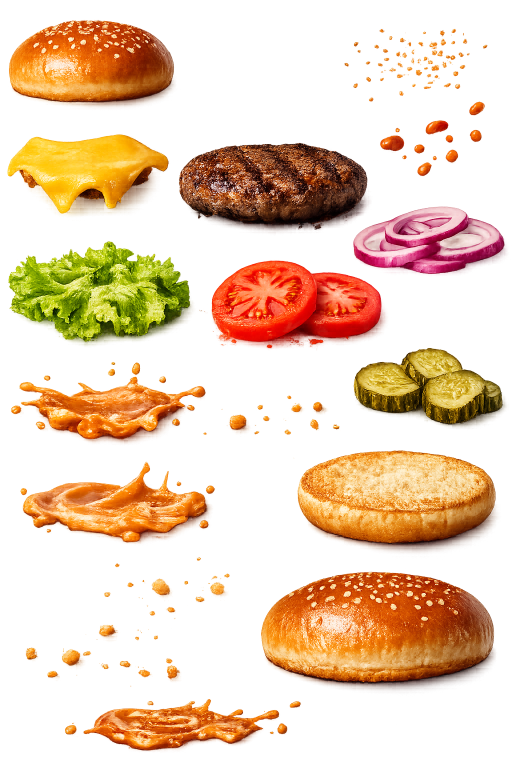
#> input picture apps/hevo.png, 1024 x 1536 px (shown at 1/2 size)
$ python extract-burger-sprites.py
#> lines starting #> are read from the running program, lines starting #| are printed output that depends on the picture; after the words box and inside, x2 and y2 are one past the last pixel; in counts of white or black regions, pixels touching at a corner belong together
"""
Extract the hero burger's ingredient layers from the supplied sprite sheet.

`apps/hevo.png` already ships a clean per-ingredient alpha matte — 62% of the sheet is fully
transparent — so this does no colour keying. It labels the connected regions of that matte, crops
each one, and writes an isolated WebP per ingredient.

Two details that matter:

* Each crop is masked to **its own** component before saving. Bounding boxes overlap on this sheet
  (the tomato's box clips the onion's), so cropping the rectangle alone would drag a slice of the
  neighbour into the layer.

* RGB is bled outward under the transparent margin. WebP stores colour and alpha separately and the
  browser filters them together when scaling, so leaving the sheet's orange backdrop sitting in the
  transparent pixels would ring every edge with an orange halo the moment the layer is resized.

Run: python tools/extract-burger-sprites.py
"""

from __future__ import annotations

import sys
from pathlib import Path

import numpy as np
from PIL import Image
from scipy import ndimage

ROOT = Path(__file__).resolve().parent.parent
SHEET = ROOT / "apps" / "hevo.png"
OUT = ROOT / "apps" / "web" / "public" / "generated" / "burger"

# Alpha below this is treated as background when labelling. Low enough to keep soft edges, high
# enough that compression noise in the matte does not fuse neighbouring ingredients into one blob.
ALPHA_FLOOR = 24
PAD = 3

# Ingredients that are a single object: identified by a point that falls inside them.
# Picking by seed point rather than by component index keeps this readable and survives a re-label.
SINGLE: dict[str, tuple[int, int]] = {
    "top-bun": (756, 1260),  # the large domed sesame bun, bottom right
    "bottom-bun": (794, 1002),  # the toasted cut face, mid right
    "patty": (548, 373),
    "cheese": (175, 349),
    "lettuce": (200, 586),
    "tomato": (597, 609),
    "onion": (859, 481),
    "pickles": (859, 775),
    "sauce": (233, 1005),  # thickest of the three splashes on the sheet
}

# Scattered particles: every small component inside the region becomes one layer.
CLUSTERS: dict[str, tuple[int, int, int, int]] = {
    "sesame": (660, 20, 1000, 195),
    "crumbs": (10, 1130, 500, 1390),
}
CLUSTER_MAX_AREA = 5000
CLUSTER_MIN_AREA = 8


def bleed(rgb: np.ndarray, alpha: np.ndarray) -> np.ndarray:
    """Replace colour in transparent pixels with the nearest visible colour."""
    solid = alpha > 0
    if not solid.any():
        return rgb
    # Distance transform over the *hole* gives, for every empty pixel, the index of the closest
    # filled one — one pass, no iterative dilation.
    _, (iy, ix) = ndimage.distance_transform_edt(~solid, return_indices=True)
    return rgb[iy, ix]


def save(name: str, rgba: np.ndarray) -> None:
    alpha = rgba[..., 3]
    ys, xs = np.nonzero(alpha > 0)
    if len(ys) == 0:
        print(f"  ! {name}: empty, skipped")
        return

    # Trim to the visible content, then re-pad. Alignment is preserved by the component's position
    # being recorded separately — the animation positions layers by percentage, not by sheet coords.
    y0, y1 = max(0, ys.min() - PAD), min(rgba.shape[0], ys.max() + 1 + PAD)
    x0, x1 = max(0, xs.min() - PAD), min(rgba.shape[1], xs.max() + 1 + PAD)
    crop = rgba[y0:y1, x0:x1].copy()
    crop[..., :3] = bleed(crop[..., :3], crop[..., 3])

    path = OUT / f"{name}.webp"
    Image.fromarray(crop, "RGBA").save(path, "WEBP", quality=90, method=6, alpha_quality=100)
    print(f"  {name:12} {crop.shape[1]:>4} x {crop.shape[0]:<4}  {path.stat().st_size / 1024:6.1f} KB")


def main() -> int:
    if not SHEET.exists():
        print(f"sprite sheet not found: {SHEET}")
        return 1

    sheet = np.array(Image.open(SHEET).convert("RGBA"))
#> sheet is the input picture: shape (1536, 1024, 4); mean R, G, B, A 179.6, 105.9, 36.9, 85.9
    labels, count = ndimage.label(sheet[..., 3] > ALPHA_FLOOR, structure=np.ones((3, 3)))
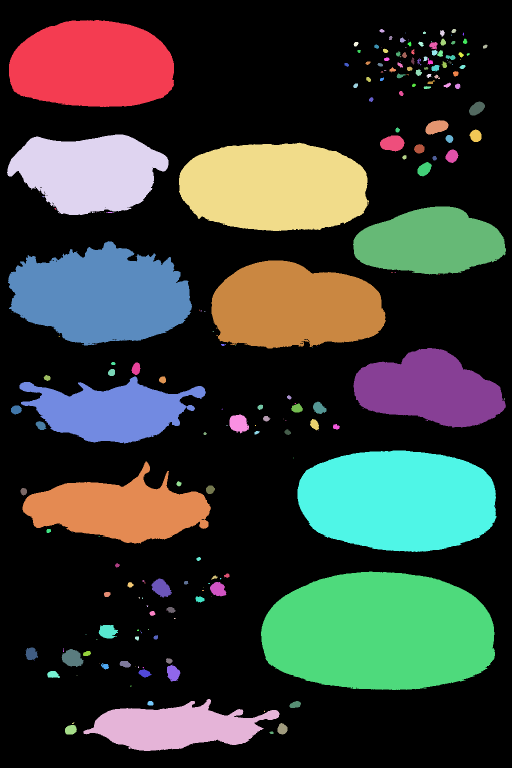
#> labels: shape (1536, 1024) int32 (shown at 1/2 size); 223 distinct labels, from 0 to 222; one colour per label, 0 black
#> count = 222
    print(f"{SHEET.name}: {sheet.shape[1]}x{sheet.shape[0]}, {count} components")
#| hevo.png: 1024x1536, 222 components

    OUT.mkdir(parents=True, exist_ok=True)

    for name, (sx, sy) in SINGLE.items():
        component = int(labels[sy, sx])
        if component == 0:
            print(f"  ! {name}: seed ({sx},{sy}) landed on background")
            continue
        layer = sheet.copy()
        layer[..., 3] = np.where(labels == component, layer[..., 3], 0)
        save(name, layer)
#> this loop made 1 pass
#> component on pass 1: 165
#> pass 1, in save, `alpha = rgba[..., 3]`:
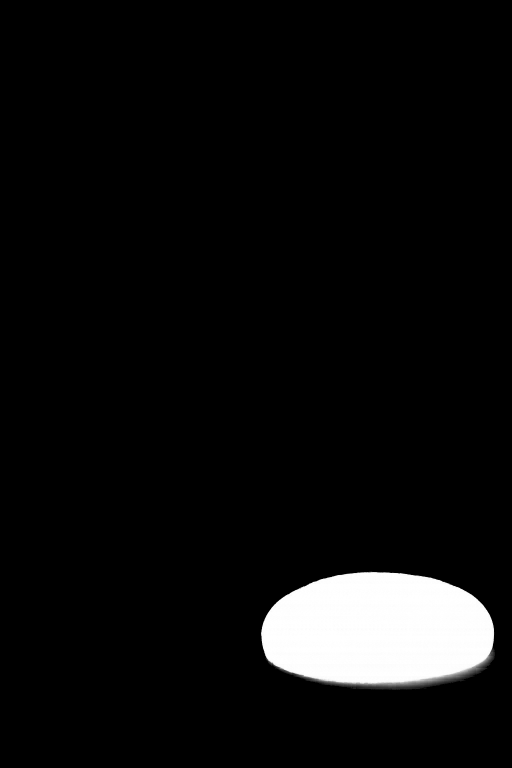
#> alpha: shape (1536, 1024) (shown at 1/2 size); min 0, max 255, mean 13.9
#> pass 1, in save, `crop = rgba[y0:y1, x0:x1].copy()`:
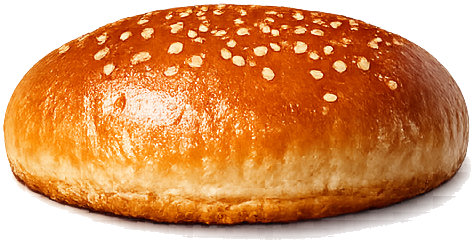
#> crop: shape (243, 474, 4); mean R, G, B, A 186.3, 102.1, 37.7, 189.9; transparent parts drawn white
#> pass 1, in bleed, `solid = alpha > 0`:
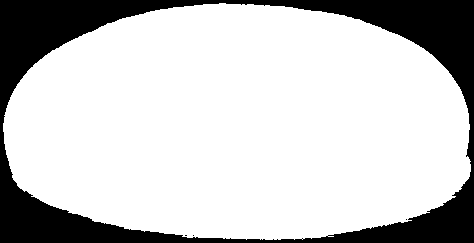
#> solid: shape (243, 474) bool; 78.5% white; 4 black regions (3 under 20 px), largest, box (x1, y1, x2, y2) and area: (0, 0, 474, 243) 24789
#> pass 1, in bleed, `_, (iy, ix) = ndimage.distance_transform_edt(~solid, return_indices=Tr..`:
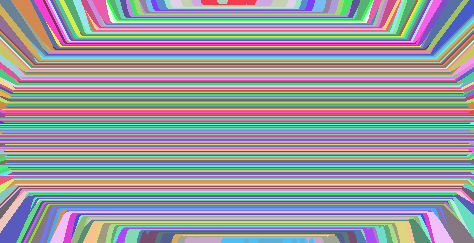
#> iy: shape (243, 474) int32; 237 distinct labels, from 3 to 239; one colour per label, 0 black
#> after the loop:
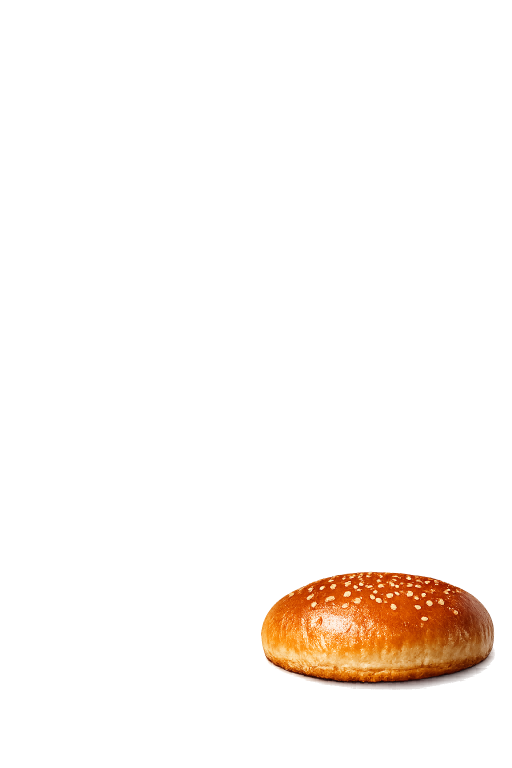
#> layer: shape (1536, 1024, 4) (shown at 1/2 size); mean R, G, B, A 179.6, 105.9, 36.9, 13.9; transparent parts drawn white

    sizes = np.bincount(labels.ravel())
    for name, (x0, y0, x1, y1) in CLUSTERS.items():
        region = np.zeros(labels.shape, dtype=bool)
        region[y0:y1, x0:x1] = True
        keep = (sizes >= CLUSTER_MIN_AREA) & (sizes <= CLUSTER_MAX_AREA)
        keep[0] = False
        # A particle counts only if it lies wholly inside the region, so a cluster never clips an
        # ingredient that happens to overhang the box.
        wholly_inside = ndimage.labeled_comprehension(
            region, labels, np.arange(1, count + 1), np.all, bool, False
        )
        selected = np.zeros(count + 1, dtype=bool)
        selected[1:] = keep[1 : count + 1] & wholly_inside
        layer = sheet.copy()
        layer[..., 3] = np.where(selected[labels], layer[..., 3], 0)
        save(name, layer)

    return 0


if __name__ == "__main__":
#> (the run stopped early here; a loop or call above may not have finished)
